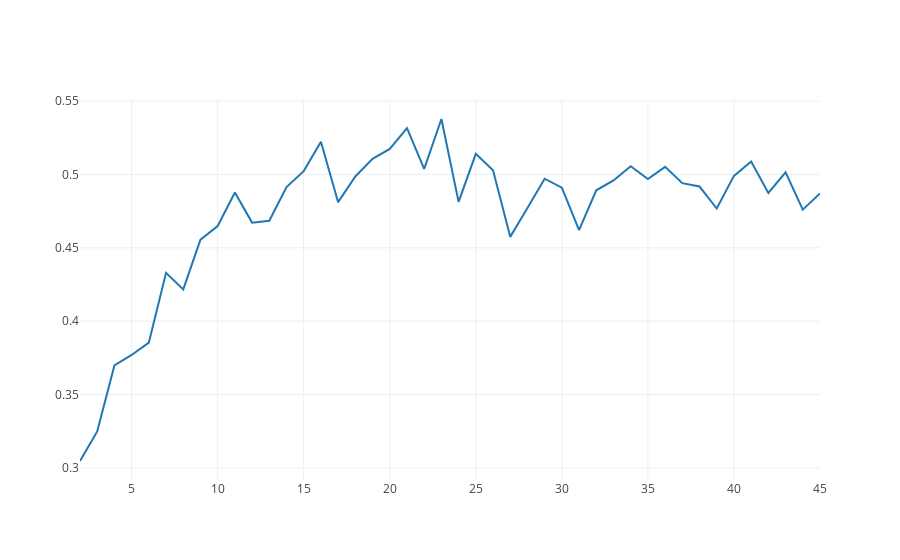

The cell this chart's notebook holds for it:
### Code cell
# Create a trace
trace = go.Scatter(
    x = x,
    y = coherence_values
)

data = [trace]

plotly.offline.iplot(data)
